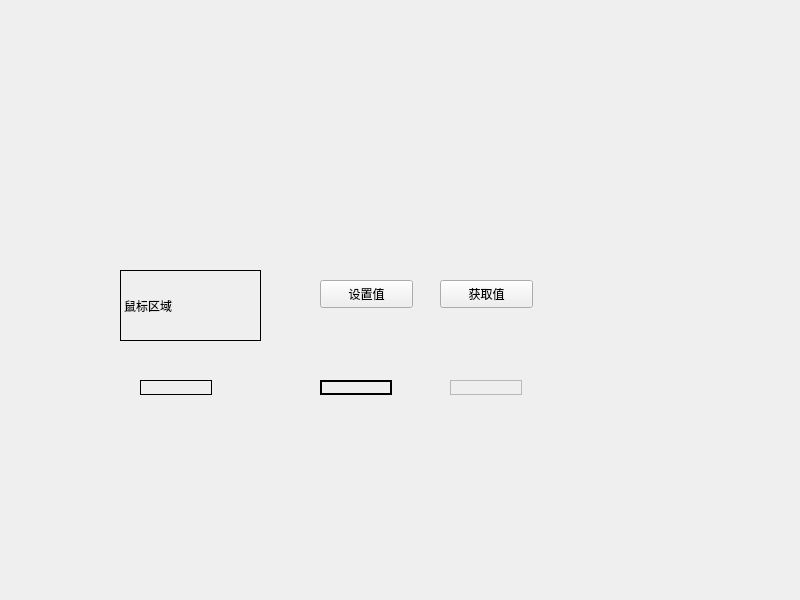
<?xml version="1.0" encoding="UTF-8"?>
<ui version="4.0">
 <class>Widget</class>
 <widget class="QWidget" name="Widget">
  <property name="geometry">
   <rect>
    <x>0</x>
    <y>0</y>
    <width>800</width>
    <height>600</height>
   </rect>
  </property>
  <property name="windowTitle">
   <string>Widget</string>
  </property>
  <widget class="MyWidget" name="widget" native="true">
   <property name="geometry">
    <rect>
     <x>240</x>
     <y>170</y>
     <width>411</width>
     <height>81</height>
    </rect>
   </property>
  </widget>
  <widget class="QPushButton" name="btn_get">
   <property name="geometry">
    <rect>
     <x>440</x>
     <y>280</y>
     <width>93</width>
     <height>28</height>
    </rect>
   </property>
   <property name="text">
    <string>获取值</string>
   </property>
  </widget>
  <widget class="QPushButton" name="btn_set">
   <property name="geometry">
    <rect>
     <x>320</x>
     <y>280</y>
     <width>93</width>
     <height>28</height>
    </rect>
   </property>
   <property name="text">
    <string>设置值</string>
   </property>
  </widget>
  <widget class="MyLabel" name="label_mouse">
   <property name="geometry">
    <rect>
     <x>120</x>
     <y>270</y>
     <width>141</width>
     <height>71</height>
    </rect>
   </property>
   <property name="frameShape">
    <enum>QFrame::Box</enum>
   </property>
   <property name="text">
    <string>鼠标区域</string>
   </property>
  </widget>
  <widget class="QLabel" name="label">
   <property name="geometry">
    <rect>
     <x>140</x>
     <y>380</y>
     <width>72</width>
     <height>15</height>
    </rect>
   </property>
   <property name="frameShape">
    <enum>QFrame::Panel</enum>
   </property>
   <property name="text">
    <string/>
   </property>
  </widget>
  <widget class="QLabel" name="label_2">
   <property name="geometry">
    <rect>
     <x>320</x>
     <y>380</y>
     <width>72</width>
     <height>15</height>
    </rect>
   </property>
   <property name="frameShape">
    <enum>QFrame::WinPanel</enum>
   </property>
   <property name="text">
    <string/>
   </property>
  </widget>
  <widget class="QLabel" name="label_3">
   <property name="geometry">
    <rect>
     <x>450</x>
     <y>380</y>
     <width>72</width>
     <height>15</height>
    </rect>
   </property>
   <property name="frameShape">
    <enum>QFrame::StyledPanel</enum>
   </property>
   <property name="text">
    <string/>
   </property>
  </widget>
 </widget>
 <customwidgets>
  <customwidget>
   <class>MyWidget</class>
   <extends>QWidget</extends>
   <header>mywidget.h</header>
   <container>1</container>
  </customwidget>
  <customwidget>
   <class>MyLabel</class>
   <extends>QLabel</extends>
   <header location="global">mylabel.h</header>
  </customwidget>
 </customwidgets>
 <resources/>
 <connections/>
</ui>
